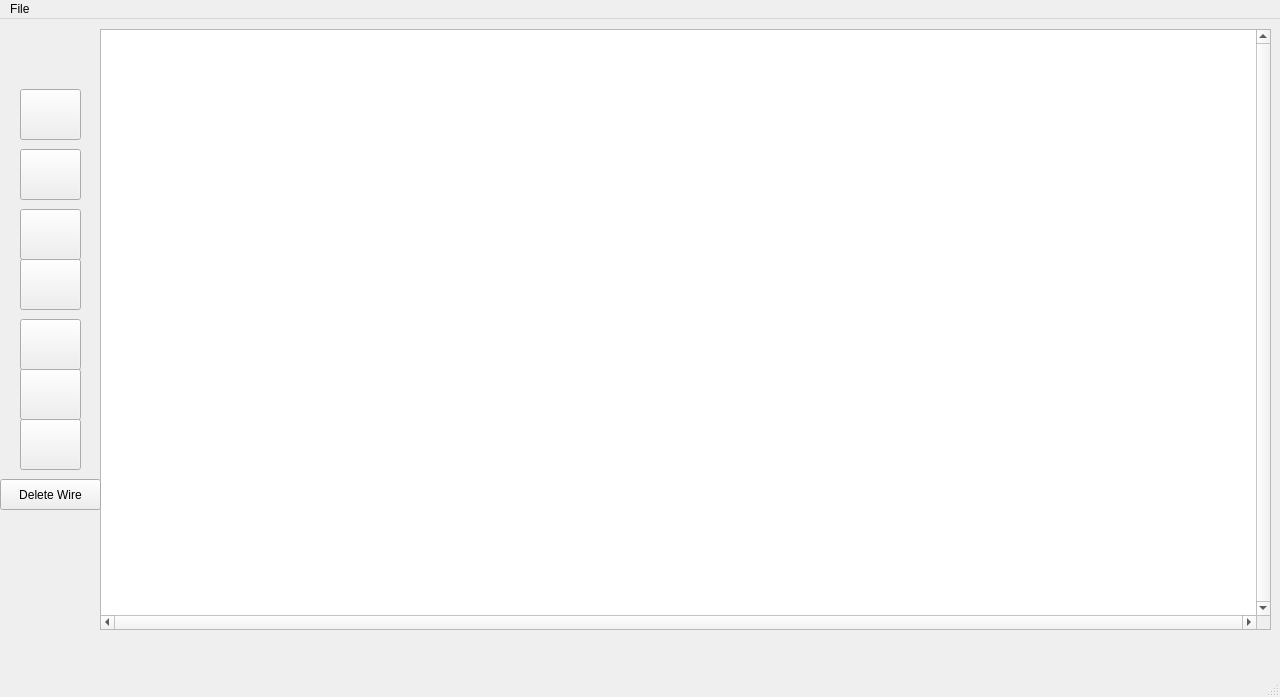
<?xml version="1.0" encoding="UTF-8"?>
<ui version="4.0">
 <class>MainWindow</class>
 <widget class="QMainWindow" name="MainWindow">
  <property name="geometry">
   <rect>
    <x>0</x>
    <y>0</y>
    <width>1280</width>
    <height>697</height>
   </rect>
  </property>
  <property name="windowTitle">
   <string>SimVascular Lumped Parameter Modeller</string>
  </property>
  <widget class="QWidget" name="centralwidget">
   <widget class="QPushButton" name="Resistor">
    <property name="geometry">
     <rect>
      <x>20</x>
      <y>70</y>
      <width>61</width>
      <height>51</height>
     </rect>
    </property>
    <property name="toolTip">
     <string>Resistor</string>
    </property>
    <property name="statusTip">
     <string>Click to Create Resistor</string>
    </property>
    <property name="text">
     <string/>
    </property>
    <property name="icon">
     <iconset>
      <normaloff>Resistor.png</normaloff>Resistor.png</iconset>
    </property>
    <property name="iconSize">
     <size>
      <width>45</width>
      <height>50</height>
     </size>
    </property>
   </widget>
   <widget class="QPushButton" name="Capacitor">
    <property name="geometry">
     <rect>
      <x>20</x>
      <y>130</y>
      <width>61</width>
      <height>51</height>
     </rect>
    </property>
    <property name="toolTip">
     <string>Capacitor</string>
    </property>
    <property name="statusTip">
     <string>Click to Create Capacitor</string>
    </property>
    <property name="text">
     <string/>
    </property>
    <property name="icon">
     <iconset>
      <normaloff>capacitor.png</normaloff>capacitor.png</iconset>
    </property>
    <property name="iconSize">
     <size>
      <width>50</width>
      <height>50</height>
     </size>
    </property>
   </widget>
   <widget class="QPushButton" name="Inductor">
    <property name="geometry">
     <rect>
      <x>20</x>
      <y>190</y>
      <width>61</width>
      <height>51</height>
     </rect>
    </property>
    <property name="toolTip">
     <string>Inductor</string>
    </property>
    <property name="statusTip">
     <string>Click to Create Inductor</string>
    </property>
    <property name="text">
     <string/>
    </property>
    <property name="icon">
     <iconset>
      <normaloff>Inductor.png</normaloff>Inductor.png</iconset>
    </property>
    <property name="iconSize">
     <size>
      <width>45</width>
      <height>45</height>
     </size>
    </property>
   </widget>
   <widget class="QPushButton" name="DCVoltageSource">
    <property name="geometry">
     <rect>
      <x>20</x>
      <y>240</y>
      <width>61</width>
      <height>51</height>
     </rect>
    </property>
    <property name="toolTip">
     <string>DC Voltage Source</string>
    </property>
    <property name="statusTip">
     <string>Click to Create DC Voltage Source</string>
    </property>
    <property name="text">
     <string/>
    </property>
    <property name="icon">
     <iconset>
      <normaloff>DCVoltageSource.png</normaloff>DCVoltageSource.png</iconset>
    </property>
    <property name="iconSize">
     <size>
      <width>50</width>
      <height>50</height>
     </size>
    </property>
   </widget>
   <widget class="QPushButton" name="Diode">
    <property name="geometry">
     <rect>
      <x>20</x>
      <y>300</y>
      <width>61</width>
      <height>51</height>
     </rect>
    </property>
    <property name="toolTip">
     <string>Diode</string>
    </property>
    <property name="statusTip">
     <string>Click to Create Diode</string>
    </property>
    <property name="text">
     <string/>
    </property>
    <property name="icon">
     <iconset>
      <normaloff>Diode.png</normaloff>Diode.png</iconset>
    </property>
    <property name="iconSize">
     <size>
      <width>45</width>
      <height>60</height>
     </size>
    </property>
   </widget>
   <widget class="QGraphicsView" name="CircuitView">
    <property name="geometry">
     <rect>
      <x>100</x>
      <y>10</y>
      <width>1171</width>
      <height>601</height>
     </rect>
    </property>
    <property name="sizePolicy">
     <sizepolicy hsizetype="Expanding" vsizetype="Expanding">
      <horstretch>0</horstretch>
      <verstretch>0</verstretch>
     </sizepolicy>
    </property>
    <property name="verticalScrollBarPolicy">
     <enum>Qt::ScrollBarAlwaysOn</enum>
    </property>
    <property name="horizontalScrollBarPolicy">
     <enum>Qt::ScrollBarAlwaysOn</enum>
    </property>
   </widget>
   <widget class="QPushButton" name="DeleteWire">
    <property name="geometry">
     <rect>
      <x>0</x>
      <y>460</y>
      <width>101</width>
      <height>31</height>
     </rect>
    </property>
    <property name="toolTip">
     <string>Delete Last Created Wire</string>
    </property>
    <property name="statusTip">
     <string>Delete Last Created Wire</string>
    </property>
    <property name="text">
     <string>Delete Wire</string>
    </property>
   </widget>
   <widget class="QPushButton" name="BoundaryFace">
    <property name="geometry">
     <rect>
      <x>20</x>
      <y>350</y>
      <width>61</width>
      <height>51</height>
     </rect>
    </property>
    <property name="toolTip">
     <string>Boundary Face </string>
    </property>
    <property name="statusTip">
     <string>Click to Create Boundary Face </string>
    </property>
    <property name="text">
     <string/>
    </property>
    <property name="icon">
     <iconset>
      <normaloff>BoundaryFace.png</normaloff>BoundaryFace.png</iconset>
    </property>
    <property name="iconSize">
     <size>
      <width>30</width>
      <height>35</height>
     </size>
    </property>
   </widget>
   <widget class="QPushButton" name="Ground">
    <property name="geometry">
     <rect>
      <x>20</x>
      <y>400</y>
      <width>61</width>
      <height>51</height>
     </rect>
    </property>
    <property name="toolTip">
     <string>Ground Point </string>
    </property>
    <property name="statusTip">
     <string>Click to Create Ground Point</string>
    </property>
    <property name="text">
     <string/>
    </property>
    <property name="icon">
     <iconset>
      <normaloff>Ground.png</normaloff>Ground.png</iconset>
    </property>
    <property name="iconSize">
     <size>
      <width>35</width>
      <height>70</height>
     </size>
    </property>
   </widget>
   <widget class="QLabel" name="label">
    <property name="geometry">
     <rect>
      <x>20</x>
      <y>10</y>
      <width>61</width>
      <height>51</height>
     </rect>
    </property>
    <property name="text">
     <string/>
    </property>
    <property name="pixmap">
     <pixmap>SimVascular.png</pixmap>
    </property>
    <property name="scaledContents">
     <bool>true</bool>
    </property>
   </widget>
   <widget class="QLabel" name="label_2">
    <property name="geometry">
     <rect>
      <x>0</x>
      <y>490</y>
      <width>101</width>
      <height>31</height>
     </rect>
    </property>
    <property name="text">
     <string/>
    </property>
    <property name="pixmap">
     <pixmap>Stanford.png</pixmap>
    </property>
    <property name="scaledContents">
     <bool>true</bool>
    </property>
   </widget>
   <widget class="QLabel" name="label_3">
    <property name="geometry">
     <rect>
      <x>0</x>
      <y>520</y>
      <width>101</width>
      <height>21</height>
     </rect>
    </property>
    <property name="text">
     <string/>
    </property>
    <property name="pixmap">
     <pixmap>Engineering.png</pixmap>
    </property>
    <property name="scaledContents">
     <bool>true</bool>
    </property>
   </widget>
  </widget>
  <widget class="QMenuBar" name="menubar">
   <property name="enabled">
    <bool>true</bool>
   </property>
   <property name="geometry">
    <rect>
     <x>0</x>
     <y>0</y>
     <width>1280</width>
     <height>22</height>
    </rect>
   </property>
   <property name="autoFillBackground">
    <bool>true</bool>
   </property>
   <property name="defaultUp">
    <bool>false</bool>
   </property>
   <property name="nativeMenuBar">
    <bool>false</bool>
   </property>
   <widget class="QMenu" name="menuFile">
    <property name="title">
     <string>File </string>
    </property>
    <addaction name="actionNew"/>
    <addaction name="actionOpen"/>
    <addaction name="separator"/>
    <addaction name="actionSave_2"/>
    <addaction name="actionSaveAs"/>
    <addaction name="separator"/>
    <addaction name="actionQuit_2"/>
   </widget>
   <addaction name="menuFile"/>
  </widget>
  <widget class="QStatusBar" name="statusbar"/>
  <action name="actionNew">
   <property name="text">
    <string>New</string>
   </property>
  </action>
  <action name="actionOpen">
   <property name="text">
    <string>Open</string>
   </property>
  </action>
  <action name="actionQuit">
   <property name="text">
    <string>Quit</string>
   </property>
  </action>
  <action name="actionSave_As">
   <property name="text">
    <string>Save As...</string>
   </property>
  </action>
  <action name="actionSave_2">
   <property name="text">
    <string>Save</string>
   </property>
  </action>
  <action name="actionSaveAs">
   <property name="text">
    <string>Save As...</string>
   </property>
  </action>
  <action name="actionQuit_2">
   <property name="text">
    <string>Quit</string>
   </property>
  </action>
 </widget>
 <resources/>
 <connections/>
</ui>
